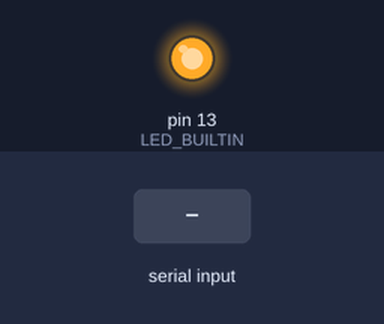
This sketch was run on a simulated Arduino Uno, built with avr-gcc and run on an emulated ATmega328P. On the bench: output pins drawn as LEDs (lit = HIGH). The test bench sets the inputs (shaded band).

Above: at 1.2 s.
1.3 s: byte 30 received over Serial
At 2.3 s:
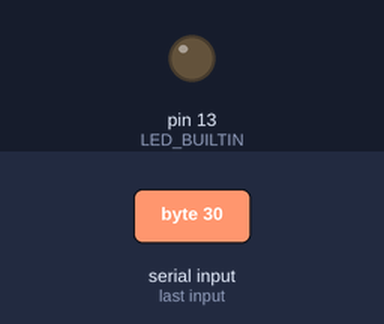
Timing chart, 0 to 4.3 s (numbered marks = the images above; inputs shaded):
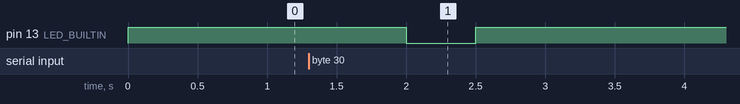

The sketch:

communication_esp.ino.ino
```cpp
void setup() {
  // put your setup code here, to run once:
  Serial.begin(9600);
  pinMode(LED_BUILTIN, OUTPUT);
  digitalWrite(LED_BUILTIN, HIGH);

}

void loop() {
  // put your main code here, to run repeatedly:
  if (Serial.available()) {
      digitalWrite(LED_BUILTIN, LOW);
      delay(500);
      digitalWrite(LED_BUILTIN, HIGH);
      char inByte = Serial.read();
      // Serial.write(inByte);
      // Serial.write('\n');
    }
      delay(1000);


      // digitalWrite(LED_BUILTIN, LOW);
      // delay(500);
      // digitalWrite(LED_BUILTIN, HIGH);
      // delay(500);

}
```

Measured:
- after the input at 1.3 s, pin 13 (LED_BUILTIN): HIGH → LOW after 0.70 s, → HIGH 0.50 s later
